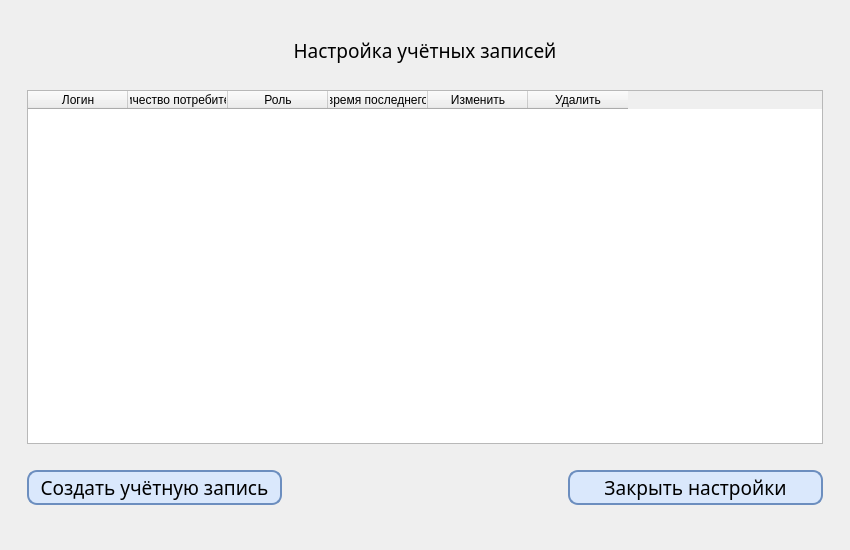
<?xml version="1.0" encoding="UTF-8"?>
<ui version="4.0">
 <class>AccountSettings</class>
 <widget class="QDialog" name="AccountSettings">
  <property name="geometry">
   <rect>
    <x>0</x>
    <y>0</y>
    <width>850</width>
    <height>550</height>
   </rect>
  </property>
  <property name="minimumSize">
   <size>
    <width>850</width>
    <height>550</height>
   </size>
  </property>
  <property name="maximumSize">
   <size>
    <width>850</width>
    <height>550</height>
   </size>
  </property>
  <property name="windowTitle">
   <string>Настройка учётных записей</string>
  </property>
  <property name="windowIcon">
   <iconset theme="QIcon::ThemeIcon::MailMessageNew"/>
  </property>
  <property name="styleSheet">
   <string notr="true">#PageWidget{
	Font: &quot;Merriweather 18pt&quot;
}

QPushButton {
	background-color: #DAE8FC;
	border: 2px solid #6C8EBF;
	border-radius: 10px;
}

QPushButton:hover {
	background-color: #c8dcfc;
}

QPushButton:pressed {
	background-color: #a7c8fc;
}</string>
  </property>
  <layout class="QVBoxLayout" name="verticalLayout">
   <property name="spacing">
    <number>26</number>
   </property>
   <property name="leftMargin">
    <number>27</number>
   </property>
   <property name="rightMargin">
    <number>27</number>
   </property>
   <property name="bottomMargin">
    <number>45</number>
   </property>
   <item alignment="Qt::AlignmentFlag::AlignHCenter|Qt::AlignmentFlag::AlignVCenter">
    <widget class="SystemLabel" name="SysLabel" native="true">
     <property name="enabled">
      <bool>true</bool>
     </property>
     <property name="sizePolicy">
      <sizepolicy hsizetype="Fixed" vsizetype="Fixed">
       <horstretch>0</horstretch>
       <verstretch>0</verstretch>
      </sizepolicy>
     </property>
     <property name="maximumSize">
      <size>
       <width>525</width>
       <height>70</height>
      </size>
     </property>
     <property name="font">
      <font>
       <hintingpreference>PreferVerticalHinting</hintingpreference>
      </font>
     </property>
     <property name="layoutDirection">
      <enum>Qt::LayoutDirection::LeftToRight</enum>
     </property>
     <property name="autoFillBackground">
      <bool>false</bool>
     </property>
    </widget>
   </item>
   <item>
    <widget class="QLabel" name="MenuLabel">
     <property name="font">
      <font>
       <family>Merriweather</family>
       <pointsize>14</pointsize>
      </font>
     </property>
     <property name="text">
      <string>Настройка учётных записей</string>
     </property>
     <property name="alignment">
      <set>Qt::AlignmentFlag::AlignCenter</set>
     </property>
    </widget>
   </item>
   <item>
    <widget class="QTableWidget" name="AccountTable">
     <column>
      <property name="text">
       <string>Логин</string>
      </property>
     </column>
     <column>
      <property name="text">
       <string>Количество потребителей</string>
      </property>
     </column>
     <column>
      <property name="text">
       <string>Роль</string>
      </property>
     </column>
     <column>
      <property name="text">
       <string>Дата и время последнего визита</string>
      </property>
     </column>
     <column>
      <property name="text">
       <string>Изменить</string>
      </property>
     </column>
     <column>
      <property name="text">
       <string>Удалить</string>
      </property>
     </column>
    </widget>
   </item>
   <item>
    <layout class="QHBoxLayout" name="horizontalLayout" stretch="0,5,2">
     <property name="topMargin">
      <number>0</number>
     </property>
     <item>
      <widget class="QPushButton" name="CreateButton">
       <property name="minimumSize">
        <size>
         <width>255</width>
         <height>35</height>
        </size>
       </property>
       <property name="font">
        <font>
         <family>Merriweather</family>
         <pointsize>14</pointsize>
        </font>
       </property>
       <property name="text">
        <string>Создать учётную запись</string>
       </property>
      </widget>
     </item>
     <item>
      <spacer name="horizontalSpacer">
       <property name="orientation">
        <enum>Qt::Orientation::Horizontal</enum>
       </property>
       <property name="sizeHint" stdset="0">
        <size>
         <width>40</width>
         <height>20</height>
        </size>
       </property>
      </spacer>
     </item>
     <item>
      <widget class="QPushButton" name="ExitButton">
       <property name="minimumSize">
        <size>
         <width>255</width>
         <height>35</height>
        </size>
       </property>
       <property name="font">
        <font>
         <family>Merriweather</family>
         <pointsize>14</pointsize>
        </font>
       </property>
       <property name="text">
        <string>Закрыть настройки</string>
       </property>
      </widget>
     </item>
    </layout>
   </item>
  </layout>
 </widget>
 <customwidgets>
  <customwidget>
   <class>SystemLabel</class>
   <extends>QWidget</extends>
   <header>SystemLabel.h</header>
   <container>1</container>
  </customwidget>
 </customwidgets>
 <resources/>
 <connections/>
</ui>
